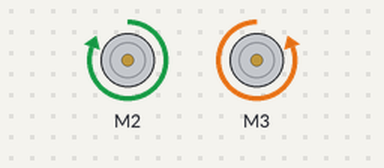
Simulated run of this sketch. Board: Arduino Uno, built with avr-gcc and run on an emulated ATmega328P. On the bench: 2 × DC motor (green arrow = forward, orange = backward, longer = faster).

Above: at 0.1 s.
Timing chart, 0 to 1.6 s (numbered marks = the images above):
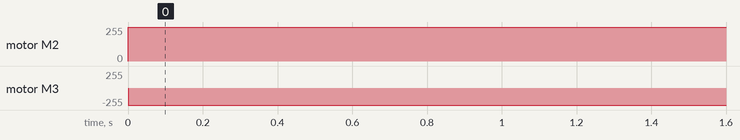

The sketch:

motor.ino
```cpp
#include <Wire.h>
#include <Adafruit_MotorShield.h>
#include "utility/Adafruit_MS_PWMServoDriver.h"

Adafruit_MotorShield AFMS = Adafruit_MotorShield();
Adafruit_DCMotor *motor_1 = AFMS.getMotor(2);
Adafruit_DCMotor *motor_2 = AFMS.getMotor(3);

void setup() {
    AFMS.begin();

    motor_1->setSpeed(255);
    motor_1->run(FORWARD);

    motor_2->setSpeed(255);
    motor_2->run(BACKWARD);
}

void loop() {
}
```

Measured:
- by itself, motor M2: stopped → forward 255/255 at 0.00 s
- by itself, motor M3: stopped → backward 255/255 at 0.00 s
